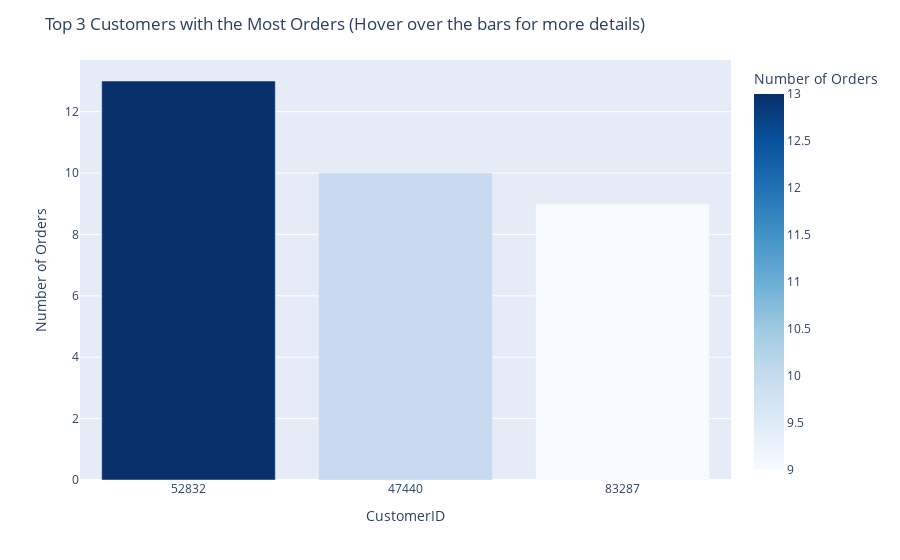

Notebook source saved alongside this figure:
### Markdown cell above
### **Question 11:** The company has decided to give 20% discount vouchers to the top 3 most frequent customers. Find the IDs of these customers and the number of orders they placed.

### Code cell
# Count the number of orders per customer
customer_orders = df['customer_id'].value_counts().reset_index()
customer_orders.columns = ['CustomerID', 'OrderCount']

# Sort the customer orders in descending order
customer_orders = customer_orders.sort_values('OrderCount', ascending=False)

# Select the top three customers
top_customers = customer_orders.head(3)

# Create the bar chart using Plotly Express
fig = px.bar(top_customers, x='CustomerID', y='OrderCount', color='OrderCount',
             color_continuous_scale='blues', labels={'OrderCount': 'Number of Orders'})

# Set the title
fig.update_layout(title='Top 3 Customers with the Most Orders (Hover over the bars for more details)')

# Show the plot
fig.show()

### Figure 1 — Plotly figure (JSON) as saved in the notebook; plotly's stock layout.template omitted (floating-point values rounded to 4 significant figures)
{"data": [{"alignmentgroup": "True", "hovertemplate": "CustomerID=%{x}<br>Number of Orders=%{marker.color}<extra></extra>", "legendgroup": "", "marker": {"color": [13, 10, 9], "coloraxis": "coloraxis", "pattern": {"shape": ""}}, "name": "", "offsetgroup": "", "orientation": "v", "showlegend": false, "textposition": "auto", "type": "bar", "x": ["52832", "47440", "83287"], "xaxis": "x", "y": [13, 10, 9], "yaxis": "y"}], "layout": {"barmode": "relative", "coloraxis": {"colorbar": {"title": {"text": "Number of Orders"}}, "colorscale": [[0, "rgb(247,251,255)"], [0.125, "rgb(222,235,247)"], [0.25, "rgb(198,219,239)"], [0.375, "rgb(158,202,225)"], [0.5, "rgb(107,174,214)"], [0.625, "rgb(66,146,198)"], [0.75, "rgb(33,113,181)"], [0.875, "rgb(8,81,156)"], [1, "rgb(8,48,107)"]]}, "legend": {"tracegroupgap": 0}, "margin": {"t": 60}, "title": {"text": "Top 3 Customers with the Most Orders (Hover over the bars for more details)"}, "xaxis": {"anchor": "y", "domain": [0, 1], "title": {"text": "CustomerID"}}, "yaxis": {"anchor": "x", "domain": [0, 1], "title": {"text": "Number of Orders"}}}}
